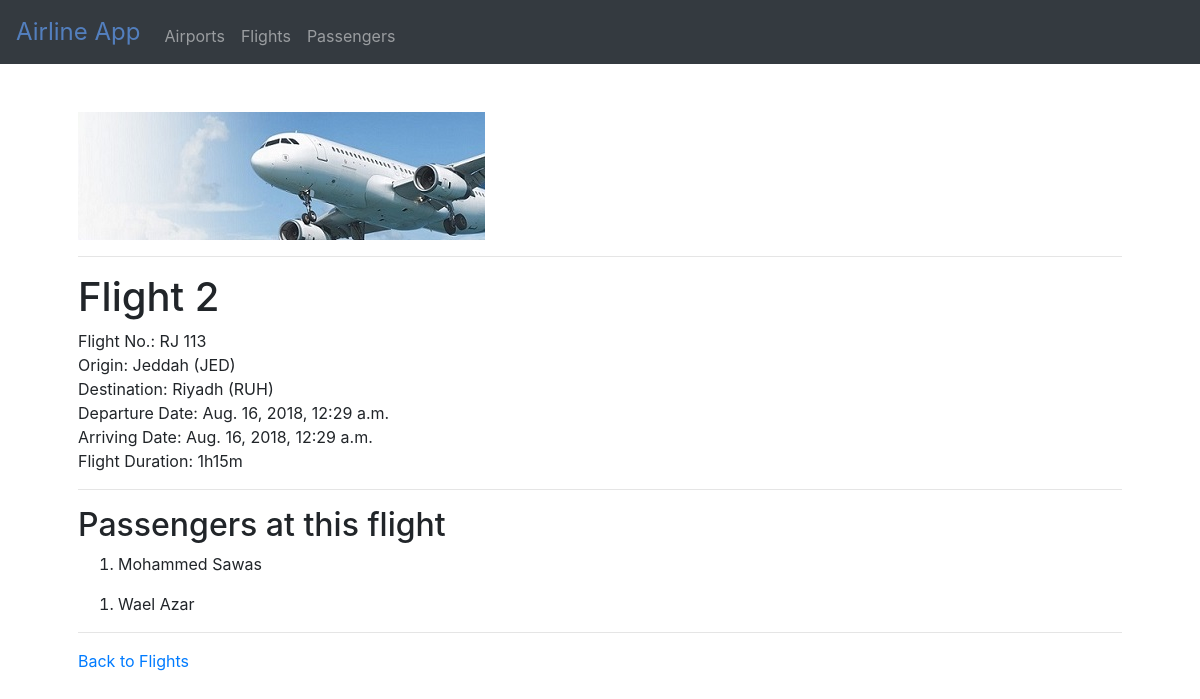
Page /flights/2 on the earlier database version.
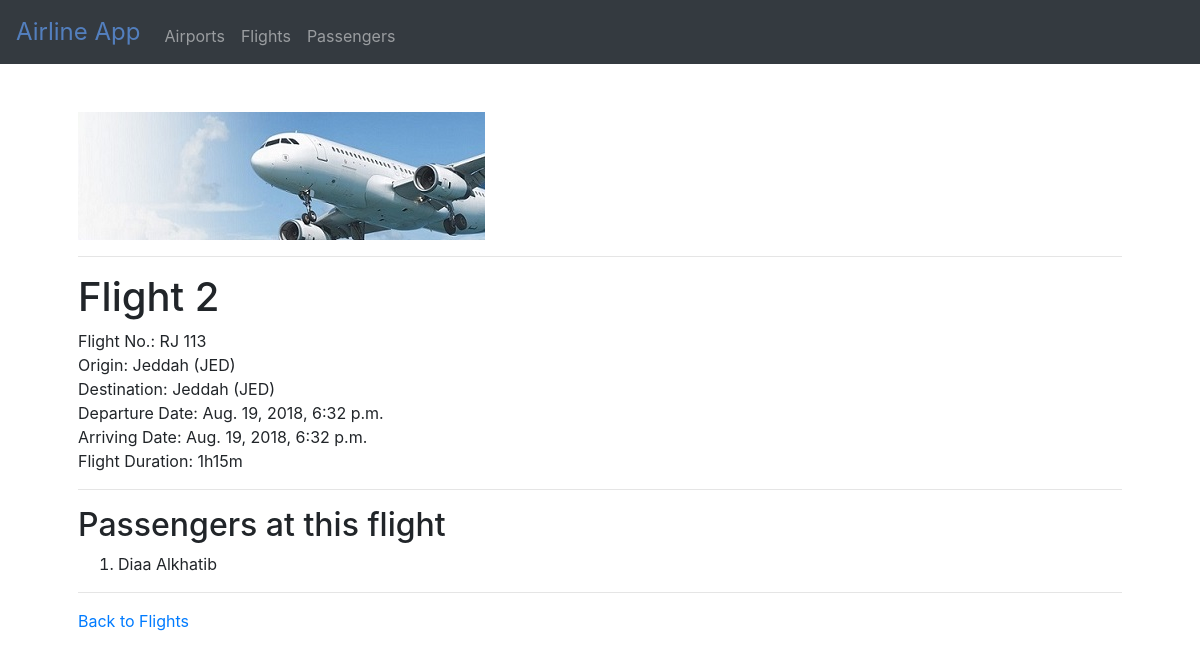
Same page on the later database version.
### flights/models.py (models this page shows, shortened)
class Flight(models.Model):
    flight_no = models.CharField(max_length=10)
    origin = models.ForeignKey(Airport, on_delete=models.CASCADE, related_name='departures')
    destination = models.ForeignKey(Airport, on_delete=models.CASCADE, related_name='arrivals')
    departure_date = models.DateTimeField(default=timezone.now)
    arriving_date = models.DateTimeField(default=timezone.now)
    flight_duration = models.CharField(max_length=6)

class Airport(models.Model):
    code = models.CharField(max_length=3)
    city = models.CharField(max_length=30)
    def __str__(self):
        return f"{self.city} ({self.code})"

class Passenger(models.Model):
    title = models.CharField(max_length=3, choices=TITLE_CHOICES)
    first = models.CharField(max_length=64)
    last = models.CharField(max_length=64)
    flights = models.ManyToManyField(Flight, blank=True, related_name="passengers")
    def __str__(self):
        return f"{self.first} {self.last}"

### flights/views.py (the view)
# urls.py: path('flights/<int:flight_id>', views.flight, name="flight"),
def flight(request, flight_id):
    try:
        flight = Flight.objects.get(pk=flight_id)
    except Flight.DoesNotExist:
        raise Http404("Flight does not exist")
    context = {
        "flight": flight,
        "passengers": flight.passengers.all()
    }
    return render(request, 'flights/flight.html', context)

### flights/templates/flights/flight.html (shortened to what this page needs)
{% extends "flights/layout.html" %}
{% block body %}
    <h1>Flight {{ flight.id }}</h1>
        <li>Flight No.: {{ flight.flight_no }}</li>
        <li>Origin: {{ flight.origin }}</li>
        <li>Destination: {{ flight.destination }}</li>
        <li>Departure Date: {{ flight.departure_date }}</li>
        <li>Arriving Date: {{ flight.arriving_date }}</li>
        <li>Flight Duration: {{ flight.flight_duration }}</li>
    <hr>
    <h2>Passengers at this flight</h2>
    {% for passenger in passengers %}
        <ol>
            <li>{{ passenger }}</li>
        </ol>
    {% empty %}
        No passengers at this flight!
    {% endfor %}
    <hr>
    <div>
        <a href="{% url 'flights' %}">Back to Flights</a>
    </div>
{% endblock %}

Differences in the rows shown:
removed Passenger: first+last "Mohammed Sawas"
removed Passenger: first+last "Wael Azar"
changed Flight "RJ 113": destination "Riyadh (RUH)" → "Jeddah (JED)"; departure_date "Aug. 16, 2018, 12:29 a.m." → "Aug. 19, 2018, 6:32 p.m."; arriving_date "Aug. 16, 2018, 12:29 a.m." → "Aug. 19, 2018, 6:32 p.m."
added Passenger: first+last "Diaa Alkhatib"
